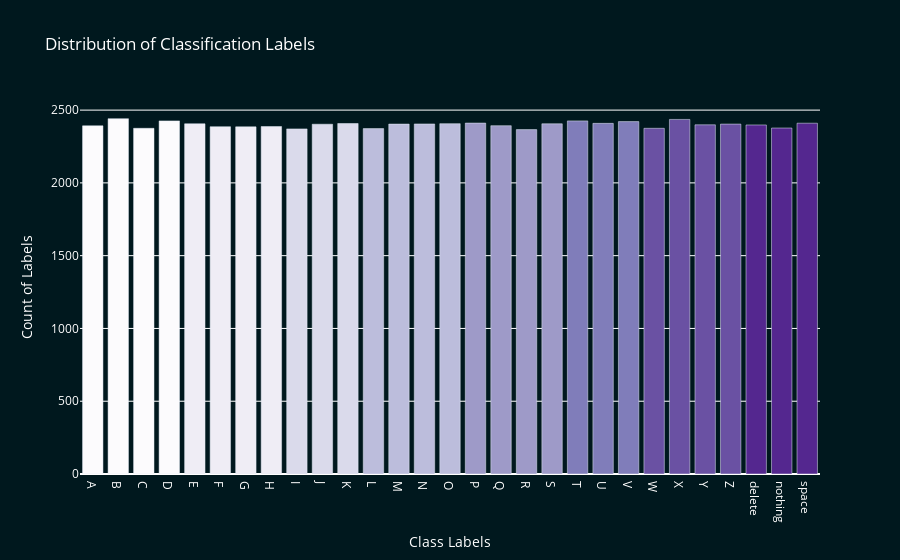

The code cell stored with this chart in its notebook:
### Code cell
distPlot(y_train, labels)

### Figure 1 — Plotly figure (JSON) as saved in the notebook; plotly's stock layout.template omitted (floating-point values rounded to 4 significant figures)
{"data": [{"alignmentgroup": "True", "hovertemplate": "Class Labels=%{x}<br>Frequency=%{y}<extra></extra>", "legendgroup": "", "marker": {"color": ["rgb(252,251,253)", "rgb(252,251,253)", "rgb(252,251,253)", "rgb(252,251,253)", "rgb(239,237,245)", "rgb(239,237,245)", "rgb(239,237,245)", "rgb(239,237,245)", "rgb(218,218,235)", "rgb(218,218,235)", "rgb(218,218,235)", "rgb(188,189,220)", "rgb(188,189,220)", "rgb(188,189,220)", "rgb(188,189,220)", "rgb(158,154,200)", "rgb(158,154,200)", "rgb(158,154,200)", "rgb(158,154,200)", "rgb(128,125,186)", "rgb(128,125,186)", "rgb(128,125,186)", "rgb(106,81,163)", "rgb(106,81,163)", "rgb(106,81,163)", "rgb(106,81,163)", "rgb(84,39,143)", "rgb(84,39,143)", "rgb(84,39,143)"], "pattern": {"shape": ""}}, "name": "", "offsetgroup": "", "orientation": "v", "showlegend": false, "textposition": "auto", "type": "bar", "x": ["A", "B", "C", "D", "E", "F", "G", "H", "I", "J", "K", "L", "M", "N", "O", "P", "Q", "R", "S", "T", "U", "V", "W", "X", "Y", "Z", "delete", "nothing", "space"], "xaxis": "x", "y": [2392, 2441, 2375, 2426, 2406, 2386, 2385, 2387, 2371, 2403, 2408, 2373, 2404, 2405, 2407, 2411, 2393, 2366, 2406, 2426, 2409, 2421, 2375, 2436, 2399, 2404, 2398, 2377, 2410], "yaxis": "y"}], "layout": {"barmode": "relative", "font": {"color": "white"}, "legend": {"tracegroupgap": 0}, "paper_bgcolor": "rgba(0, 24, 30, 1)", "plot_bgcolor": "rgba(0, 24, 30, 1)", "title": {"text": "Distribution of Classification Labels"}, "xaxis": {"anchor": "y", "domain": [0, 1], "title": {"text": "Class Labels"}}, "yaxis": {"anchor": "x", "domain": [0, 1], "title": {"text": "Count of Labels"}}}}
